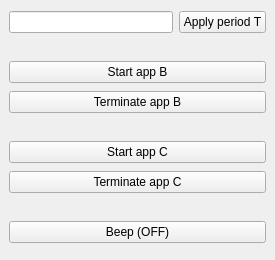
<?xml version="1.0" encoding="UTF-8"?>
<ui version="4.0">
	<class>MainWindow</class>
		<widget class="QMainWindow" name="MainWindow">
			<property name="geometry">
				<rect>
					<x>0</x>
					<y>0</y>
					<width>275</width>
					<height>260</height>
				</rect>
			</property>
			<property name="minimumSize">
				<size>
					<width>275</width>
					<height>260</height>
				</size>
			</property>
			<property name="maximumSize">
				<size>
					<width>275</width>
					<height>260</height>
				</size>
			</property>
			<property name="sizePolicy">
				<sizepolicy hsizetype="Fixed" vsizetype="Fixed">
					<horstretch>0</horstretch>
					<verstretch>0</verstretch>
				</sizepolicy>
			</property>
			<property name="windowTitle">
				<string>A</string>
			</property>
			<widget class="QWidget" name="central_widget">
				<layout class="QVBoxLayout" name="vertical_layout">
					<item>
						<layout class="QHBoxLayout" name="horizontal_layout">
						<item>
							<widget class="QLineEdit" name="period_line_edit"/>
						</item>
						<item>
							<widget class="QPushButton" name="apply_period_button">
								<property name="text">
									<string>Apply period Т</string>
								</property>
							</widget>
						</item>
						</layout>
					</item>
					<item>
						<spacer name="horizontal_spacer_period">
							<property name="orientation">
								<enum>Qt::Horizontal</enum>
							</property>
							<property name="sizeHint" stdset="0">
								<size>
									<width>40</width>
									<height>20</height>
								</size>
							</property>
							<property name="sizeType">
								<enum>QSizePolicy::Expanding</enum>
							</property>
							<property name="expandingDirections">
								<set>Qt::Horizontal</set>
							</property>
						</spacer>
					</item>
					<item>
						<widget class="QPushButton" name="start_app_b_button">
							<property name="text">
								<string>Start app B</string>
							</property>
						</widget>
					</item>
					<item>
					<widget class="QPushButton" name="terminate_app_b_button">
						<property name="text">
							<string>Terminate app B</string>
						</property>
					</widget>
					</item>
					<item>
						<spacer name="horizontal_spacer_app_b">
							<property name="orientation">
								<enum>Qt::Horizontal</enum>
							</property>
							<property name="sizeHint" stdset="0">
								<size>
									<width>40</width>
									<height>20</height>
								</size>
							</property>
							<property name="sizeType">
								<enum>QSizePolicy::Expanding</enum>
							</property>
							<property name="expandingDirections">
								<set>Qt::Horizontal</set>
							</property>
						</spacer>
					</item>
					<item>
						<widget class="QPushButton" name="start_app_c_button">
							<property name="text">
								<string>Start app C</string>
							</property>
						</widget>
					</item>
					<item>
						<widget class="QPushButton" name="terminate_app_c_button">
							<property name="text">
								<string>Terminate app C</string>
							</property>
						</widget>
					</item>
					<item>
						<spacer name="horizontal_spacer_app_c">
							<property name="orientation">
								<enum>Qt::Horizontal</enum>
							</property>
							<property name="sizeHint" stdset="0">
								<size>
									<width>40</width>
									<height>20</height>
								</size>
							</property>
							<property name="sizeType">
								<enum>QSizePolicy::Expanding</enum>
							</property>
							<property name="expandingDirections">
								<set>Qt::Horizontal</set>
							</property>
						</spacer>
					</item>
					<item>
						<widget class="QPushButton" name="beep_button">
							<property name="text">
								<string>Beep (OFF)</string>
							</property>
						</widget>
					</item>
				</layout>
			</widget>
		</widget>
	<resources/>
	<connections/>
</ui>
